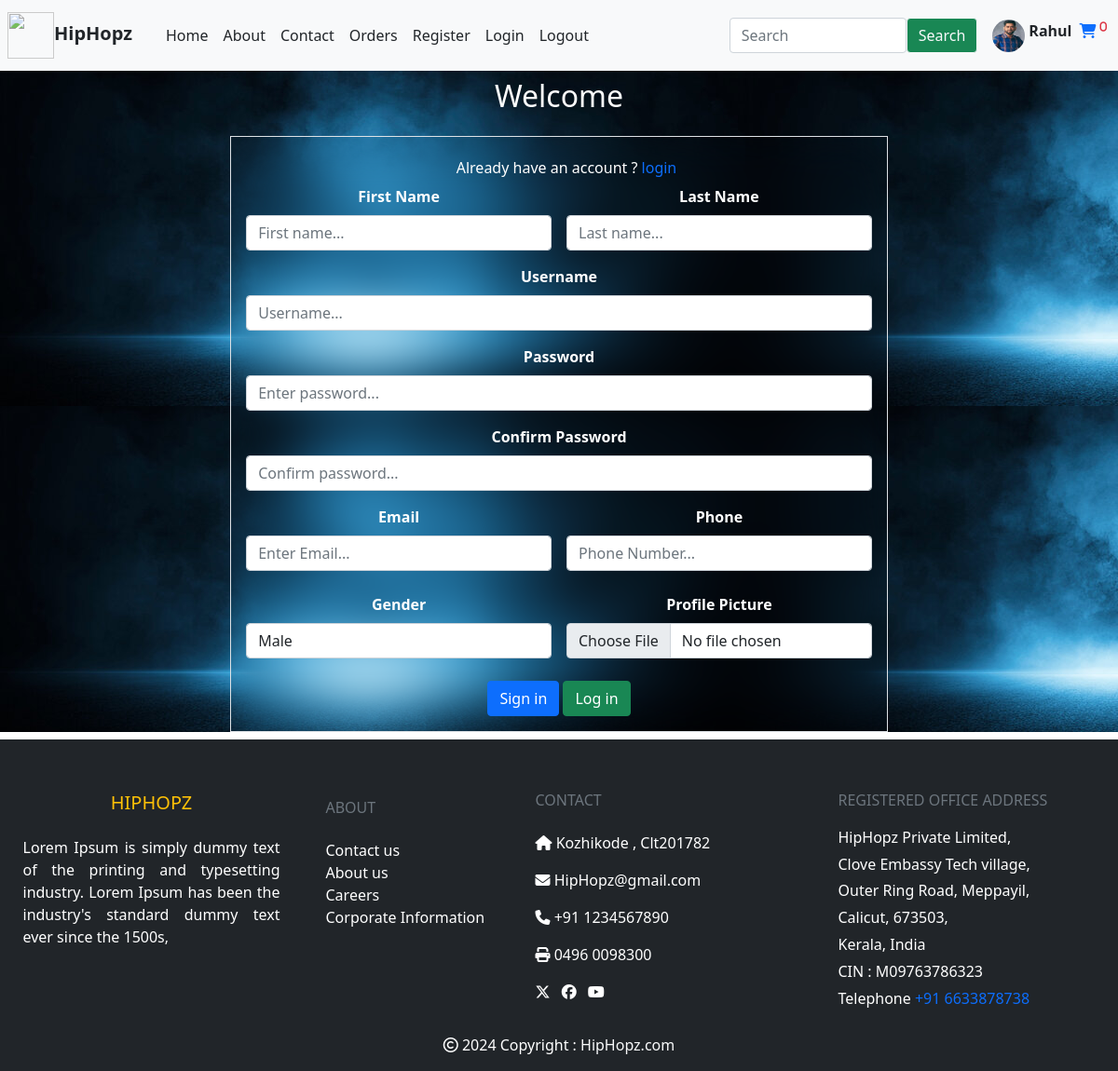
The page /register/ (signed in) on the database its author committed.
### shop/models.py (models this page shows, shortened)
class CustomUser(AbstractUser):
    phone=models.IntegerField(blank=True,null=True,default='+091')
    gender=models.CharField(max_length=20,choices=gender_choices,default='N')
    profile=models.ImageField(upload_to='images/user_profile',default='images/default_pro.png',blank=True,null=True)

### shop/views.py (the view, shortened to what this page needs)
# urls.py: path('register/',views.U_register,name='register'),
def U_register(request):
    msg=''
    return render(request,template_name='register_form.html',context={'msg':msg})

### templates/register_form.html (shortened to what this page needs)
{%extends 'base.html'%}
{%block body%}
{% load static%}
<div class="container-fluid" style="background-image:url('{% static 'images/regis.jpg' %}');">
    <h2 class="text-center text-white pb-3 pt-2">Welcome</h2>
    <center>
    <div style="width:60%;" class="reg-form text-white p-3 border">
        <h6 class="pt-2 ps-3">Already have an account ? <a href="{% url 'shop:login'%}">login</a></h6>
        <form class="row g-3" enctype="multipart/form-data" method="post">
            <div class="col-md-6">
                <label for="inputfname" class="form-label fw-bold">First Name</label>
                <input type="text" class="form-control" id="inputfname" name="fname" placeholder="First name...">
            </div>
            <div class="col-md-6">
                <label for="inputlname" class="form-label fw-bold">Last Name</label>
                <input type="text" class="form-control" id="inputlname" name="lname" placeholder="Last name...">
            </div>
            <div class="col-12">
                <label for="inputuname" class="form-label fw-bold">Username</label>
                <input type="text" class="form-control" id="inputuname" name="uname" placeholder="Username...">
            </div>
            <div class="col-12">
                <label for="inputpass" class="form-label fw-bold">Password</label>
                <input type="password" class="form-control" id="inputpass" name="pass" placeholder="Enter password...">
            </div>
            <div class="col-12">
                <label for="inputcpass" class="form-label fw-bold">Confirm Password</label>
                <input type="password" class="form-control" id="inputcpass" name="cpass" placeholder="Confirm password...">
            </div>
            <div class="col-md-6">
                <label for="inputemail" class="form-label fw-bold">Email</label>
                <input type="email" class="form-control" id="inputemail" name="email" placeholder="Enter Email...">
            </div>
            <div class="col-md-6 mb-2">
                <label for="inputphone" class="form-label fw-bold">Phone</label>
                <input type="phone" class="form-control" id="inputphone" name="phone" placeholder="Phone Number...">
            </div>
            <div class="col-md-6">
                <label class="form-label fw-bold">Gender</label>
                <select class="form-control" name="gender">
                    <option value="M">Male</option>
                </select>
            </div>
            <div class="col-md-6 mb-2">
                <label for="inputprofile" class="form-label fw-bold">Profile Picture</label>
                <input id="inputprofile" class="form-control" type="file" name="profile" required>
            </div>
            <div class="col-12">
                <button type="submit" class="btn btn-primary">Sign in</button>
                <a class="btn btn-success btn-outline-white" href="{% url 'shop:login' %}">Log in</a>
            </div>
        </form>
    </div>
    </center>
</div>
{%endblock%}

### templates/base.html (shortened to what this page needs)
<!DOCTYPE html>
{%load static%}
<html lang="en">
<head>
    <link href="https://cdn.jsdelivr.net/npm/bootstrap@5.0.2/dist/css/bootstrap.min.css" rel="stylesheet">
    <link rel="stylesheet" type="text/css" href="{%static 'css/base.css'%}">
    <link rel="stylesheet" href="https://cdnjs.cloudflare.com/ajax/libs/font-awesome/6.5.1/css/all.min.css" />
</head>
<body>
<div>
    <nav class="navbar navbar-expand-lg bg-light navbar-light">
        <a class="navbar-brand fw-bold text-dark ms-2" href="{%url 'shop:home'%}"><img src="{%static 'images/logo2.jpg'%}" style="opacity: 0.8;" width="50px;" height="50px;">HipHopz</a>
        <div class="container-fluid">
            <div class="collapse navbar-collapse" id="navtoggle">
                <ul class="navbar-nav">
                    <li class="nav-item">
                        <a class="nav-link text-dark" href="{%url 'shop:home' %}">Home</a>
                    </li>
                    <li class="nav-item">
                        <a class="nav-link text-dark" href="#">About</a>
                    </li>
                    <li class="nav-item">
                        <a class="nav-link text-dark" href="#">Contact</a>
                    </li>
                    <li class="nav-item">
                        <a class="nav-link text-dark" href="{% url 'cart:ordered'%}">Orders</a>
                    </li>
                    <li class="nav-item">
                        <a class="nav-link text-dark" href="{%url 'shop:register'%}">Register</a>
                    </li>
                    <li class="nav-item">
                        <a class="nav-link text-dark" href="{%url 'shop:login'%}">Login</a>
                    </li>
                    <li class="nav-item">
                        <a class="nav-link text-dark" href="{% url 'shop:logout' %}">Logout</a>
                    </li>
                </ul>
            </div>
        </div>
        <form class="d-flex" action="{% url 'search:search' %}" method="post">
            <input type="text" name="search" placeholder="Search" class="form-control" style="width:190px;">
            <button type="submit" class="btn btn-success btn-outline-light">Search</button>
        </form>
        {% if user.is_authenticated %}
        <div class="d-flex p-2" style="display:block;">
            <a href="#" style="text-decoration:none;" class="ps-2"><img src="{{user.profile.url}}" height="35px;" width="35px;" style="border-radius:50%;"></a><span class="fw-bold ms-1">{{user.username}}</span>
            <a style="text-decoration:none;" href="{%url 'cart:usercart'%}" class="ps-2"><i class="fa-solid fa-cart-shopping"><sup class="text-danger p-1">0</sup></i></a>
        </div>
        {% endif %}
    </nav>
</div>
{%block body%}
{%endblock%}
<footer class="bg-dark text-white pt-5 mt-2">
    <div class="container-fluid text-center text-md-left">
        <div class="row text-center text-md-left">
            <div class="col-md-3 col-xl-3 col-lg-3 mx-auto mt-2">
                <h5 class="text-uppercase mb-4 text-warning font-weight-bold">HipHopz</h5>
                <p style="text-align:justify;">Lorem Ipsum is simply dummy text of the printing and typesetting industry. Lorem Ipsum has been the industry's standard dummy text ever since the 1500s,</p>
            </div>
            <div class="col-md-2 col-xl-2 col-lg-2 mx-auto mt-3" style="text-align:justify;">
                <h6 class="text-uppercase mb-4 text-secondary">About</h6>
                <a href="#" class="text-white" style="text-decoration:none; display:block;">Contact us</a>
                <a href="#" class="text-white" style="text-decoration:none; display:block;">About us</a>
                <a href="#" class="text-white" style="text-decoration:none; display:block;">Careers</a>
                <a href="#" class="text-white" style="text-decoration:none; display:block;">Corporate Information</a>
            </div>
            <div class="col-md-3 col-xl-3 col-lg-3 mx-auto mt-2" style="text-align:justify;">
                <h6 class="text-uppercase mb-4 text-secondary font-weight-bold">Contact</h6>
                <p>
                    <a href="#" class="text-white" style="text-decoration:none;" ><i class="fa-solid fa-house text-white"></i> Kozhikode , Clt201782</a>
                </p>
                <p>
                    <a href="#" class="text-white" style="text-decoration:none;"><i class="fa-solid fa-envelope text-white"></i> HipHopz@gmail.com</a>
                </p>
                <p>
                    <a href="#" class="text-white" style="text-decoration:none;"><i class="fa-solid fa-phone text-white"></i> +91 1234567890</a>
                </p>
                <p>
                    <a href="#" class="text-white" style="text-decoration:none;"><i class="fa-solid fa-print"></i> 0496 0098300</a>
                </p>
                <p>
                    <i class="fa-brands fa-x-twitter text-white;"></i>  <i class="fa-brands fa-facebook text-white; ms-2"></i> <i class="fa-brands fa-youtube ms-2 text-white"></i>
                </p>
            </div>
            <div class="col-md-3 col-xl-3 col-lg-3 mx-auto mt-2" style="text-align:justify; line-height: 0.8;">
                <h6 class="text-uppercase mb-4 text-secondary">Registered Office Address</h6>
                <p>HipHopz Private Limited,</p>
                <p>Clove Embassy Tech village,</p>
                <p>Outer Ring Road, Meppayil,</p>
                <p>Calicut, 673503,</p>
                <p>Kerala, India</p>
                <p>CIN : M09763786323</p>
                <p>Telephone <span class="text-primary">+91 6633878738</span></p>
            </div>
        </div>
    </div>
    <div class="text-center p-3">
        <i class="fa-regular fa-copyright"></i> 2024 Copyright :
        <a class="text-light" href="#" style="text-decoration: none;"> HipHopz.com</a>
    </div>
</footer>
</body>
</html>

### static/css/base.css (style rules this page uses)
a { text-decoration:none; }
.reg-form { background:transparent; backdrop-filter:blur(25px); }

### rows shown on the page
CustomUser: profile (picture), username "Rahul"
